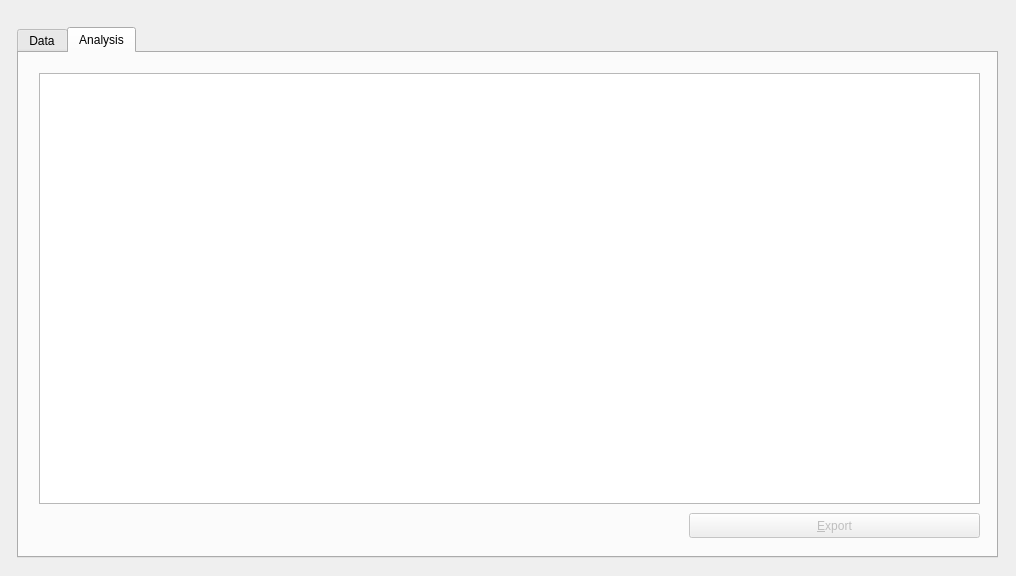
<?xml version="1.0" encoding="UTF-8"?>
<ui version="4.0">
 <class>form_spearman</class>
 <widget class="QWidget" name="form_spearman">
  <property name="geometry">
   <rect>
    <x>0</x>
    <y>0</y>
    <width>1016</width>
    <height>576</height>
   </rect>
  </property>
  <property name="windowTitle">
   <string>Spearmanr Correlation Analysis</string>
  </property>
  <widget class="QTabWidget" name="tabs_pages">
   <property name="geometry">
    <rect>
     <x>17</x>
     <y>27</y>
     <width>981</width>
     <height>531</height>
    </rect>
   </property>
   <property name="currentIndex">
    <number>1</number>
   </property>
   <widget class="QWidget" name="tab_data">
    <attribute name="title">
     <string>Data</string>
    </attribute>
    <widget class="QTableView" name="table_data">
     <property name="geometry">
      <rect>
       <x>20</x>
       <y>20</y>
       <width>651</width>
       <height>461</height>
      </rect>
     </property>
    </widget>
    <widget class="QPushButton" name="button_open">
     <property name="geometry">
      <rect>
       <x>690</x>
       <y>20</y>
       <width>271</width>
       <height>25</height>
      </rect>
     </property>
     <property name="text">
      <string>&amp;Open...</string>
     </property>
     <property name="shortcut">
      <string>Ctrl+O</string>
     </property>
    </widget>
    <widget class="QTableView" name="table_items">
     <property name="geometry">
      <rect>
       <x>690</x>
       <y>130</y>
       <width>271</width>
       <height>311</height>
      </rect>
     </property>
    </widget>
    <widget class="QPushButton" name="button_analysis">
     <property name="enabled">
      <bool>false</bool>
     </property>
     <property name="geometry">
      <rect>
       <x>690</x>
       <y>456</y>
       <width>271</width>
       <height>25</height>
      </rect>
     </property>
     <property name="text">
      <string>&amp;Analysis</string>
     </property>
     <property name="shortcut">
      <string>Return</string>
     </property>
     <property name="checkable">
      <bool>false</bool>
     </property>
     <property name="checked">
      <bool>false</bool>
     </property>
    </widget>
   </widget>
   <widget class="QWidget" name="tab_analysis">
    <attribute name="title">
     <string>Analysis</string>
    </attribute>
    <widget class="QTableView" name="table_analysis">
     <property name="geometry">
      <rect>
       <x>20</x>
       <y>20</y>
       <width>941</width>
       <height>431</height>
      </rect>
     </property>
    </widget>
    <widget class="QPushButton" name="button_export">
     <property name="enabled">
      <bool>false</bool>
     </property>
     <property name="geometry">
      <rect>
       <x>670</x>
       <y>460</y>
       <width>291</width>
       <height>25</height>
      </rect>
     </property>
     <property name="text">
      <string>&amp;Export</string>
     </property>
     <property name="shortcut">
      <string>Ctrl+S</string>
     </property>
    </widget>
   </widget>
  </widget>
 </widget>
 <resources/>
 <connections/>
</ui>
